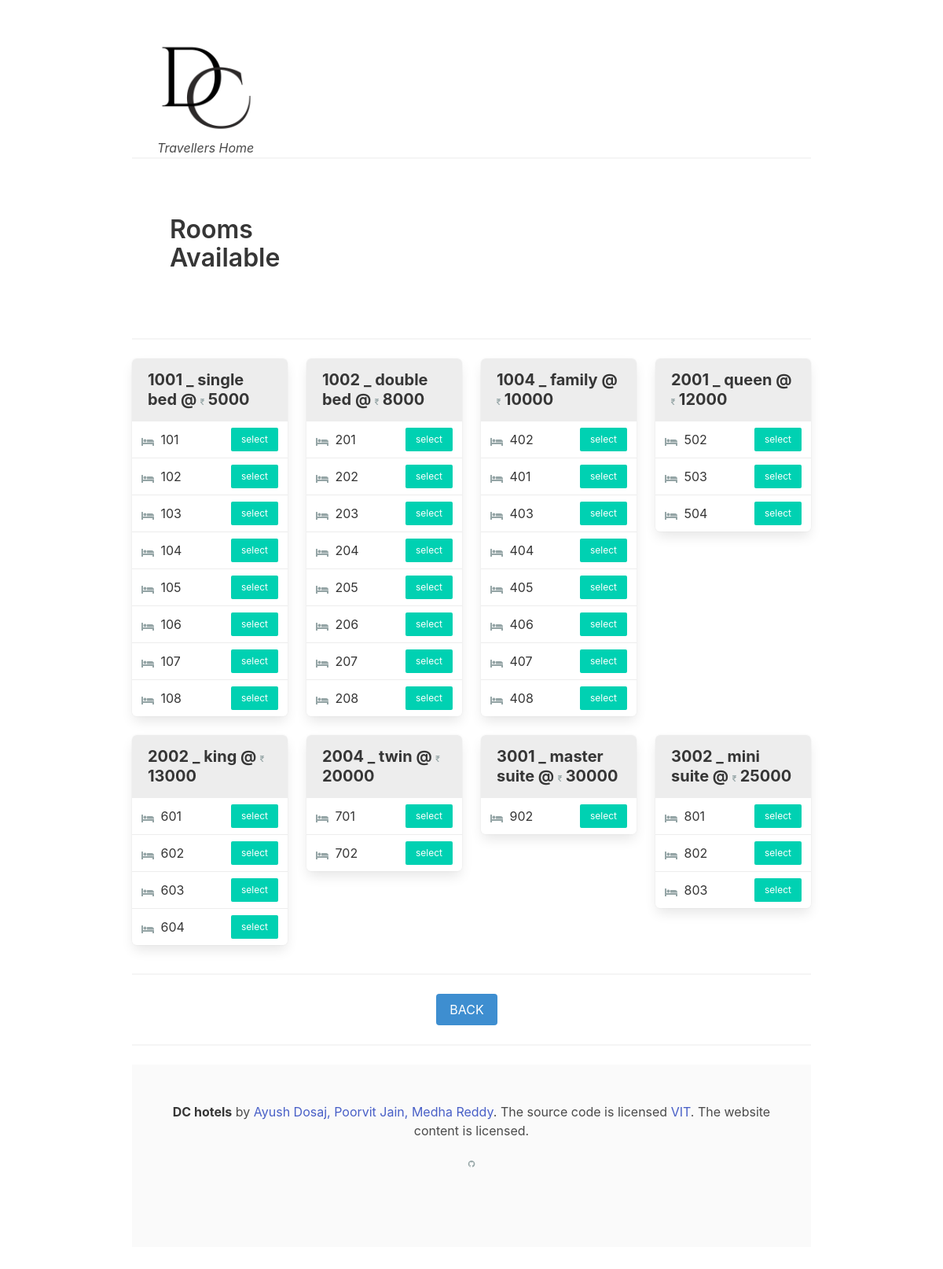
Screenshot of /free_rooms.php (signed in) with the database file from the repository.
### tables this page shows
CREATE TABLE `room_type` (
  `room_type_id` int(4) NOT NULL,
  `room_type_name` varchar(50) NOT NULL,
  `price` int(8) DEFAULT NULL,
  `available_count` int(3) DEFAULT NULL
);

CREATE TABLE `rooms` (
  `room_type_id` int(4) DEFAULT NULL,
  `room_type_name` varchar(50) DEFAULT NULL,
  `room_num` int(3) DEFAULT NULL,
  `available` int(1) DEFAULT NULL
);

### public/free_rooms.php (the view, shortened to what this page needs)
<?php require_once("db_connection.php"); ?>
<?php require_once("header.php"); ?>
<!DOCTYPE html>
<html>
<head>
    <link rel="stylesheet" type="text/css" href="css/grid-gallery.css">
</head>
<body>
<div class="container section">
    <div class="container is-fluid ">
        <figure class="image is-128x128 ">
            <img src="images/DC.png" alt="LOGO OF HOTEL WEBSITE">
            <figcaption><i>Travellers Home</i></figcaption>
        </figure>
    </div>
    <hr>
    <div class="columns section">
        <div class="column is-4">
            <div class="title">Rooms Available</div>
        </div>
    </div>
    <hr>
    <?php
        $queryy  = "SELECT room_type_id,room_type_name,price from room_type";
        $results = mysqli_query($connection, $queryy);
        $count=0;
        foreach( $results as $a ){
            $c=$a["room_type_id"];
            $query  = "SELECT * from rooms where room_type_id = {$c} AND available = 1 ";
            $result = mysqli_query($connection, $query);
            if(($count % 4) == 0){
                echo"<div class=\"columns\">";}
            echo " <div class=\"column is-3\"><nav class=\"panel is-active\"><p class=\"panel-heading\">";
            echo "{$a["room_type_id"]} _ {$a["room_type_name"]} &commat; <i class=\"fa fa-inr\"></i> {$a["price"]}</p>";
            foreach ( $result as $room )
            {
                $rm=$room["room_num"];
                echo "<a class=\"panel-block\" > <span class=\"panel-icon\"><i class=\"fa fa-bed\"></i></span>";
                echo "$rm";
                echo "<div class=\"control\"><button type=\"button\" class=\"button is-primary is-small is-pulled-right\" id=\"$rm\" onclick=\"mySelect('$rm')\">select</button></div></a>";
            }
            echo "</nav></div>";
            if(($count % 4) == 3){
                echo "</div>";}
            $count++;
        }
    ?>
    <hr>
    <div class="field level-item is-grouped is-grouped-centered">
        <div class="control">
            <button class="button is-info" onclick="myFinalSelect()">BACK</button>
        </div>
    </div>
    <hr>
    <footer class="footer">
        <div class="container">
            <div class="content has-text-centered">
                <p>
                    <strong>DC hotels</strong> by <a href="">Ayush Dosaj, Poorvit Jain, Medha Reddy</a>. The source code is licensed
                    <a href="">VIT</a>. The website content
                    is licensed.
                </p>
                <p>
                    <a class="icon" href="https://github.com/">
                        <i class="fa fa-github"></i>
                    </a>
                </p>
            </div>
        </div>
    </footer>
</body>
</html>

### public/css/grid-gallery.css (style rules this page uses)
body { font-family: -apple-system,BlinkMacSystemFont,"Segoe UI",Roboto,Helvetica,Arial,sans-serif,"Apple Color Emoji","Segoe UI Emoji","Segoe UI Symbol"; }
.fa { font-size:10px; padding-top:3px; color: #95A5A6; }

### rows the page displays
room_type: room_type_id "1001", room_type_name "single bed", price "5000"
rooms: room_num "101"
rooms: room_num "102"
rooms: room_num "103"
rooms: room_num "104"
rooms: room_num "105"
rooms: room_num "106"
rooms: room_num "107"
rooms: room_num "108"
room_type: room_type_id "1002", room_type_name "double bed", price "8000"
rooms: room_num "201"
rooms: room_num "202"
rooms: room_num "203"
rooms: room_num "204"
rooms: room_num "205"
rooms: room_num "206"
rooms: room_num "207"
rooms: room_num "208"
room_type: room_type_id "1004", room_type_name "family", price "10000"
rooms: room_num "402"
rooms: room_num "401"
rooms: room_num "403"
rooms: room_num "404"
rooms: room_num "405"
rooms: room_num "406"
rooms: room_num "407"
rooms: room_num "408"
room_type: room_type_id "2001", room_type_name "queen", price "12000"
rooms: room_num "502"
rooms: room_num "503"
rooms: room_num "504"
room_type: room_type_id "2002", room_type_name "king", price "13000"
rooms: room_num "601"
rooms: room_num "602"
rooms: room_num "603"
rooms: room_num "604"
room_type: room_type_id "2004", room_type_name "twin", price "20000"
rooms: room_num "701"
rooms: room_num "702"
room_type: room_type_id "3001", room_type_name "master suite", price "30000"
rooms: room_num "902"
room_type: room_type_id "3002", room_type_name "mini suite", price "25000"
rooms: room_num "801"
rooms: room_num "802"
rooms: room_num "803"
